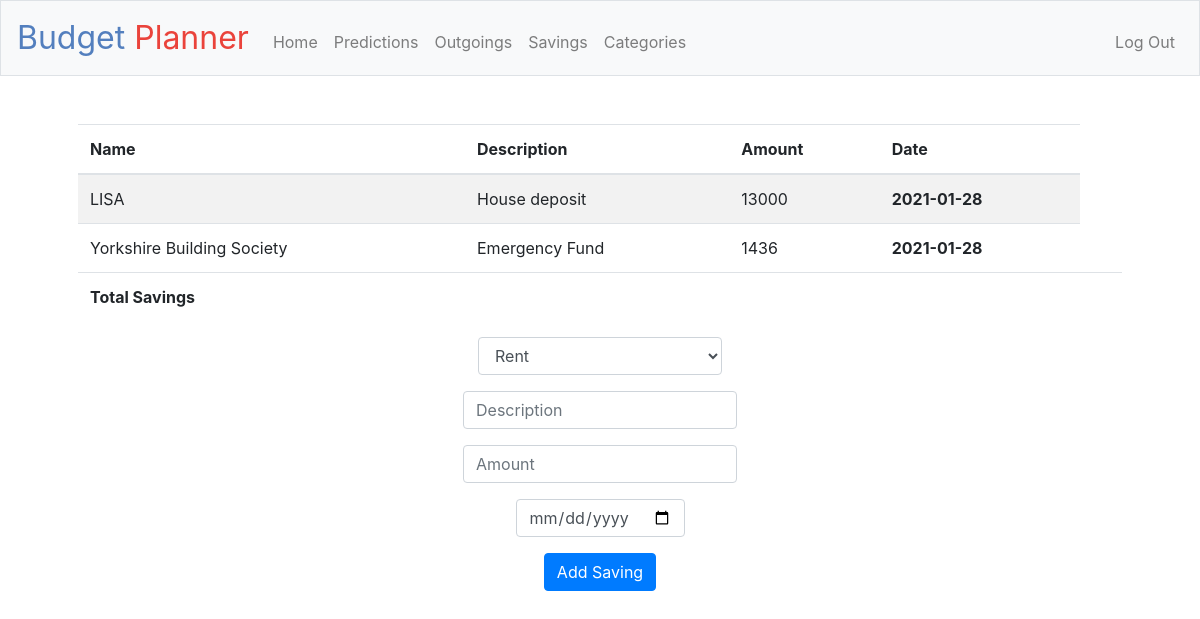
The page /savings (signed in) on the database its author committed.
### tables this page shows
CREATE TABLE 'savings' ('id' integer PRIMARY KEY AUTOINCREMENT NOT NULL, 'user_id' integer NOT NULL, 'category' char(60) NOT NULL, 'description' varchar(100) NOT NULL, 'amount' integer NOT NULL,'inptdate' datetime NOT NULL DEFAULT CURRENT_DATE  );

### application.py (the view)
@app.route("/savings", methods=["GET", "POST"])
@login_required
def savings():
    if request.method == "POST":
        db.execute("""
            INSERT INTO savings
            (user_id, category, description, amount, inptdate)
            VALUES (:user_id, :category, :description, :amount, :inptdate)
            """,
            user_id = session["user_id"],
            category = request.form.get("category"),
            description = request.form.get("description"),
            amount = request.form.get("amount"),
            inptdate = request.form.get("date"),
            )
        return redirect("/savings")
    else:
        rows = db.execute("SELECT name FROM categories WHERE user_id=:user_id", user_id=session["user_id"])
        savings = db.execute ("SELECT category, description, amount, inptdate FROM savings WHERE user_id=:user_id", user_id=session["user_id"])
        total_savings = db.execute("SELECT Sum(amount) FROM savings WHERE user_id= :user_id", user_id= session["user_id"])
        return render_template("savings.html", savings=savings, names = [ row["name"] for row in rows])

### application.py (called while the page is built)
@app.after_request
def after_request(response):
    response.headers["Cache-Control"] = "no-cache, no-store, must-revalidate"
    response.headers["Expires"] = 0
    response.headers["Pragma"] = "no-cache"
    return response

### helpers.py (called while the page is built)
def login_required(f):
    @wraps(f)
    def decorated_function(*args, **kwargs):
        if session.get("user_id") is None:
            return redirect("/login")
        return f(*args, **kwargs)
    return decorated_function

### templates/savings.html (shortened to what this page needs)
{% extends "layout.html" %}
{% block main %}
    <table class="table table-striped">
        <thead>
            <tr>
                <th>Name</th>
                <th>Description</th>
                <th>Amount</th>
                <th>Date</th>
            </tr>
        </thead>
        <tbody>
            {% for saving in savings %}
            <tr>
                <td>{{saving["category"]}}</td>
                <td>{{saving["description"]}}</td>
                <td>{{saving["amount"]}}</td>
                <th>{{saving["inptdate"]}}</th>
             </tr>
            {% endfor %}
        <tfoot>
            <tr>
                <td colspan= "4">Total Savings</td>
                <td>{{total_savings}}</td>
            </tr>
        </tfoot>
        </tbody>
    </table>
<form action="/savings" method="post">
    <div class="form-group">
                <select class="form-control" name="category" placeholder="Category">
                {% for name in names %}
                    <option value="{{name}}">{{name}}</option>
                {% endfor %}
        </select>
    </div>
    <div class="form-group">
        <input class="form-control" name="description" placeholder="Description"
        type="text"/>
    </div>
    <div class="form-group">
        <input class="form-control" name="amount"
         placeholder="Amount" type="text"/>
    </div>
    <div class="form-group">
        <input class="form-control" name="date"
         placeholder="Date" type="date"/>
    </div>
    <button class="btn btn-primary" type="submit">Add Saving</button>
</form>
{% endblock %}

### static/styles.css (style rules this page uses)
main .form-control { display: inline-block; width: auto; }
main table { text-align: left; }
main tfoot { font-weight: bold; }

### rows shown on the page
savings: category "LISA", description "House deposit", amount "13000", inptdate "2021-01-28"
savings: category "Yorkshire Building Society", description "Emergency Fund", amount "1436", inptdate "2021-01-28"

### other values the page prints
form field category "Rent"
